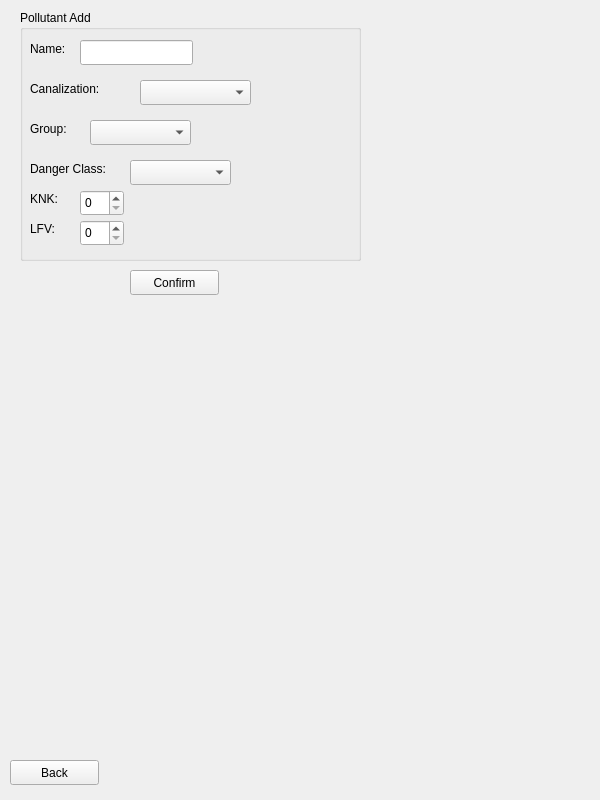
<?xml version="1.0" encoding="UTF-8"?>
<ui version="4.0">
 <class>AddPollutantWidget</class>
 <widget class="QWidget" name="AddPollutantWidget">
  <property name="geometry">
   <rect>
    <x>0</x>
    <y>0</y>
    <width>600</width>
    <height>800</height>
   </rect>
  </property>
  <property name="windowTitle">
   <string>Form</string>
  </property>
  <widget class="QGroupBox" name="PollutantGroupBox">
   <property name="geometry">
    <rect>
     <x>20</x>
     <y>10</y>
     <width>341</width>
     <height>251</height>
    </rect>
   </property>
   <property name="title">
    <string>Pollutant Add</string>
   </property>
   <widget class="QLineEdit" name="PollutantNameLineEdit">
    <property name="geometry">
     <rect>
      <x>60</x>
      <y>30</y>
      <width>113</width>
      <height>25</height>
     </rect>
    </property>
   </widget>
   <widget class="QLabel" name="PollutantNameLabel">
    <property name="geometry">
     <rect>
      <x>10</x>
      <y>30</y>
      <width>51</width>
      <height>17</height>
     </rect>
    </property>
    <property name="text">
     <string>Name:</string>
    </property>
   </widget>
   <widget class="QLabel" name="PollutantCanalizationLabel">
    <property name="geometry">
     <rect>
      <x>10</x>
      <y>70</y>
      <width>91</width>
      <height>17</height>
     </rect>
    </property>
    <property name="text">
     <string>Canalization:</string>
    </property>
   </widget>
   <widget class="QComboBox" name="PollutantCanalizationComboBox">
    <property name="geometry">
     <rect>
      <x>120</x>
      <y>70</y>
      <width>111</width>
      <height>25</height>
     </rect>
    </property>
   </widget>
   <widget class="QLabel" name="PollutantGroupLabel">
    <property name="geometry">
     <rect>
      <x>10</x>
      <y>110</y>
      <width>51</width>
      <height>17</height>
     </rect>
    </property>
    <property name="text">
     <string>Group:</string>
    </property>
   </widget>
   <widget class="QComboBox" name="PollutantGroupComboBox">
    <property name="geometry">
     <rect>
      <x>70</x>
      <y>110</y>
      <width>101</width>
      <height>25</height>
     </rect>
    </property>
   </widget>
   <widget class="QLabel" name="PollutantKNKLabel">
    <property name="geometry">
     <rect>
      <x>10</x>
      <y>180</y>
      <width>41</width>
      <height>17</height>
     </rect>
    </property>
    <property name="text">
     <string>KNK:</string>
    </property>
   </widget>
   <widget class="QLabel" name="PollutantLFVLabel">
    <property name="geometry">
     <rect>
      <x>10</x>
      <y>210</y>
      <width>41</width>
      <height>17</height>
     </rect>
    </property>
    <property name="text">
     <string>LFV:</string>
    </property>
   </widget>
   <widget class="QLabel" name="PollutantDangerClassLabel">
    <property name="geometry">
     <rect>
      <x>10</x>
      <y>150</y>
      <width>91</width>
      <height>17</height>
     </rect>
    </property>
    <property name="text">
     <string>Danger Class:</string>
    </property>
   </widget>
   <widget class="QSpinBox" name="PollutantKNKSpinBox">
    <property name="geometry">
     <rect>
      <x>60</x>
      <y>180</y>
      <width>44</width>
      <height>26</height>
     </rect>
    </property>
   </widget>
   <widget class="QSpinBox" name="PollutantLFVSpinBox">
    <property name="geometry">
     <rect>
      <x>60</x>
      <y>210</y>
      <width>44</width>
      <height>26</height>
     </rect>
    </property>
   </widget>
   <widget class="QComboBox" name="PollutantDangerClassComboBox">
    <property name="geometry">
     <rect>
      <x>110</x>
      <y>150</y>
      <width>101</width>
      <height>25</height>
     </rect>
    </property>
   </widget>
  </widget>
  <widget class="QPushButton" name="PollutantConfirmPushButton">
   <property name="geometry">
    <rect>
     <x>130</x>
     <y>270</y>
     <width>89</width>
     <height>25</height>
    </rect>
   </property>
   <property name="text">
    <string>Confirm</string>
   </property>
  </widget>
  <widget class="QPushButton" name="AddPollutantBackPushButton">
   <property name="geometry">
    <rect>
     <x>10</x>
     <y>760</y>
     <width>89</width>
     <height>25</height>
    </rect>
   </property>
   <property name="text">
    <string>Back</string>
   </property>
  </widget>
 </widget>
 <resources/>
 <connections/>
</ui>
